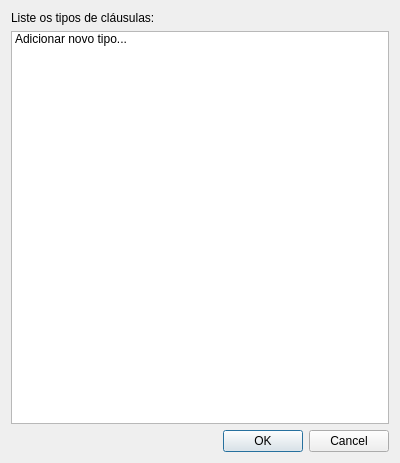
<?xml version="1.0" encoding="UTF-8"?>
<ui version="4.0">
 <class>AddTIMTypesDialog</class>
 <widget class="QDialog" name="AddTIMTypesDialog">
  <property name="windowModality">
   <enum>Qt::ApplicationModal</enum>
  </property>
  <property name="geometry">
   <rect>
    <x>0</x>
    <y>0</y>
    <width>400</width>
    <height>463</height>
   </rect>
  </property>
  <property name="windowTitle">
   <string>Editar tipos</string>
  </property>
  <layout class="QVBoxLayout" name="verticalLayout">
   <item>
    <widget class="QLabel" name="addTIMTypesLabel">
     <property name="text">
      <string>Liste os tipos de cláusulas:</string>
     </property>
    </widget>
   </item>
   <item>
    <widget class="QListWidget" name="TIMListWidget">
     <item>
      <property name="text">
       <string>Adicionar novo tipo...</string>
      </property>
     </item>
    </widget>
   </item>
   <item>
    <widget class="QDialogButtonBox" name="buttonBox">
     <property name="orientation">
      <enum>Qt::Horizontal</enum>
     </property>
     <property name="standardButtons">
      <set>QDialogButtonBox::Cancel|QDialogButtonBox::Ok</set>
     </property>
    </widget>
   </item>
  </layout>
 </widget>
 <resources/>
 <connections>
  <connection>
   <sender>buttonBox</sender>
   <signal>accepted()</signal>
   <receiver>AddTIMTypesDialog</receiver>
   <slot>accept()</slot>
   <hints>
    <hint type="sourcelabel">
     <x>257</x>
     <y>453</y>
    </hint>
    <hint type="destinationlabel">
     <x>157</x>
     <y>274</y>
    </hint>
   </hints>
  </connection>
  <connection>
   <sender>buttonBox</sender>
   <signal>rejected()</signal>
   <receiver>AddTIMTypesDialog</receiver>
   <slot>reject()</slot>
   <hints>
    <hint type="sourcelabel">
     <x>325</x>
     <y>453</y>
    </hint>
    <hint type="destinationlabel">
     <x>286</x>
     <y>274</y>
    </hint>
   </hints>
  </connection>
 </connections>
</ui>
